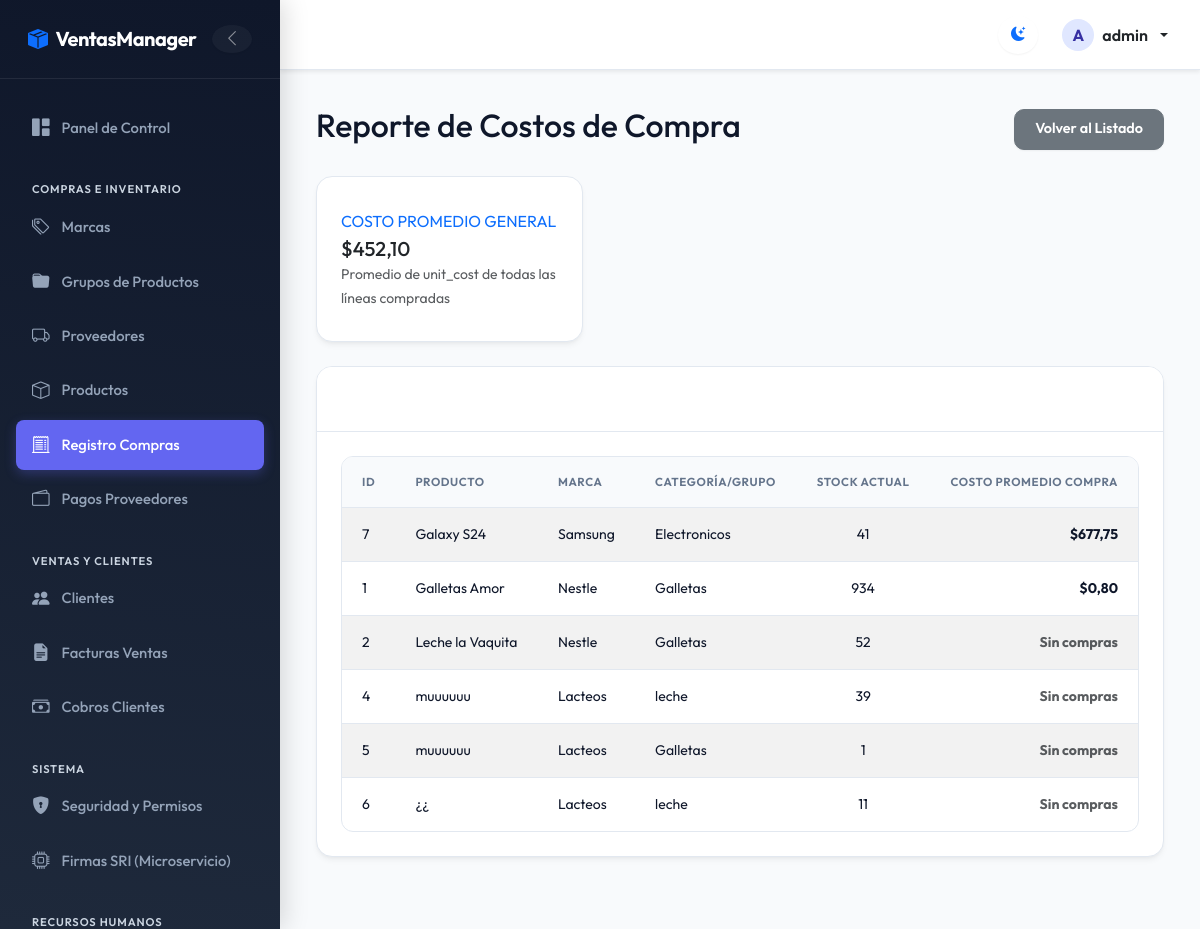
The app's page /purchases/report/ (signed in) with its own data.
### billing/models.py (models this page shows, shortened)
class Product(models.Model):
    name = models.CharField(max_length=200, verbose_name='Product Name')
    description = models.TextField(default="", verbose_name='Descripción')
    brand = models.ForeignKey(Brand, on_delete=models.PROTECT, related_name='products')
    group = models.ForeignKey(ProductGroup, on_delete=models.PROTECT, related_name='products')
    suppliers = models.ManyToManyField(Supplier, related_name='products', blank=True)
    unit_price = models.DecimalField(max_digits=12, decimal_places=2)
    stock = models.IntegerField(default=0)
    image = models.ImageField(upload_to='products/', blank=True, null=True, verbose_name='Imagen')
    is_active = models.BooleanField(default=True)
    created_at = models.DateTimeField(auto_now_add=True)
    updated_at = models.DateTimeField(auto_now=True)
    class Meta:
        verbose_name = 'Product'
        verbose_name_plural = 'Products'
        ordering = ['name']
        permissions = [
            ("download_product_pdf", "Can download Product PDF report"),
            ("download_product_excel", "Can download Product Excel report"),
            ("detail_product", "Can view Product detail modal"),
        ]

class Brand(models.Model):
    name = models.CharField(max_length=100, unique=True, verbose_name='Brand Name')
    description = models.TextField(blank=True, null=True)
    image = models.ImageField(upload_to='brands/', blank=True, null=True, verbose_name='Imagen de Marca')
    is_active = models.BooleanField(default=True)
    created_at = models.DateTimeField(auto_now_add=True)
    updated_at = models.DateTimeField(auto_now=True)
    class Meta:
        verbose_name = 'Brand'
        verbose_name_plural = 'Brands'
        ordering = ['name']
        permissions = [
            ("download_brand_pdf", "Can download Brand PDF report"),
            ("download_brand_excel", "Can download Brand Excel report"),
            ("detail_brand", "Can view Brand detail modal"),
        ]

class ProductGroup(models.Model):
    name = models.CharField(max_length=100, unique=True, verbose_name='Group Name')
    is_active = models.BooleanField(default=True)
    created_at = models.DateTimeField(auto_now_add=True)
    updated_at = models.DateTimeField(auto_now=True)
    class Meta:
        verbose_name = 'Product Group'
        verbose_name_plural = 'Product Groups'
        ordering = ['name']
        permissions = [
            ("download_productgroup_pdf", "Can download ProductGroup PDF report"),
            ("download_productgroup_excel", "Can download ProductGroup Excel report"),
            ("detail_productgroup", "Can view ProductGroup detail modal"),
        ]

### purchasing/views.py (the view)
# urls.py: path('report/', views.purchase_report, name='purchase_report'),
@login_required
@permission_required('purchasing.view_purchase')
def purchase_report(request):
    products = Product.objects.annotate(
        avg_cost=Avg('purchase_details__unit_cost')
    ).select_related('brand', 'group').order_by('name')
    overall_avg = PurchaseDetail.objects.aggregate(avg_cost=Avg('unit_cost'))['avg_cost'] or Decimal('0.00')
    context = {
        'products': products,
        'overall_avg': overall_avg,
    }
    return render(request, 'purchasing/purchase_report.html', context)

### billing/context_processors.py (called while the page is built)
def sri_settings(request):
    sri_url = getattr(settings, 'SRI_MICROSERVICE_URL', 'https://sri-microservice.vercel.app/firmar-y-enviar')
    base_url = sri_url.rsplit('/', 1)[0]
    return {
        'SRI_MICROSERVICE_CONFIG_URL': f"{base_url}/configurar"
    }

### security/templatetags/security_tags.py (called while the page is built)
@register.filter(name='has_group')
def has_group(user, group_name):
    if not user.is_authenticated:
        return False
    if user.is_superuser:      # el superusuario ve todo
        return True
    return user.groups.filter(name=group_name).exists()

### purchasing/templates/purchasing/purchase_report.html (shortened to what this page needs)
{% extends 'billing/base.html' %}
{% block content %}
<div class="d-flex justify-content-between align-items-center mb-4">
  <h2>Reporte de Costos de Compra</h2>
  <a href="{% url 'purchasing:purchase_list' %}" class="btn btn-secondary">Volver al Listado</a>
</div>
<div class="row mb-4">
  <div class="col-md-4">
    <div class="card border-left-primary shadow h-100 py-2 border-primary border-3 border-top-0 border-right-0 border-bottom-0">
      <div class="card-body">
        <div class="row no-gutters align-items-center">
          <div class="col mr-2">
            <div class="text-xs font-weight-bold text-primary text-uppercase mb-1">
              Costo Promedio General
            </div>
            <div class="h5 mb-0 font-weight-bold text-gray-800">
              ${{ overall_avg|floatformat:2 }}
            </div>
            <small class="text-muted">Promedio de unit_cost de todas las líneas compradas</small>
          </div>
        </div>
      </div>
    </div>
  </div>
</div>
<div class="card shadow mb-4">
  <div class="card-header bg-dark text-white">
    <h5 class="mb-0">Costo Promedio de Adquisición por Producto</h5>
  </div>
  <div class="card-body p-0">
    <div class="table-responsive">
      <table class="table table-striped table-hover mb-0">
        <thead class="table-dark">
          <tr>
            <th>ID</th>
            <th>Producto</th>
            <th>Marca</th>
            <th>Categoría/Grupo</th>
            <th class="text-center">Stock Actual</th>
            <th class="text-end">Costo Promedio Compra</th>
          </tr>
        </thead>
        <tbody>
          {% for product in products %}
          <tr>
            <td>{{ product.id }}</td>
            <td>{{ product.name }}</td>
            <td>{{ product.brand.name }}</td>
            <td>{{ product.group.name }}</td>
            <td class="text-center">{{ product.stock }}</td>
            <td class="text-end fw-bold text-primary">
              {% if product.avg_cost %}
                ${{ product.avg_cost|floatformat:2 }}
              {% else %}
                <span class="text-muted">Sin compras</span>
              {% endif %}
            </td>
          </tr>
          {% empty %}
          <tr>
            <td colspan="6" class="text-center py-4">No hay productos en el sistema.</td>
          </tr>
          {% endfor %}
        </tbody>
      </table>
    </div>
  </div>
</div>
{% endblock %}

### billing/templates/billing/base.html (shortened to what this page needs)
{% load security_tags %}
{% load static %}
<!DOCTYPE html>
<html lang="es">
<head>
  <link href="https://cdn.jsdelivr.net/npm/bootstrap@5.3.0/dist/css/bootstrap.min.css" rel="stylesheet">
  <link rel="stylesheet" href="https://cdn.jsdelivr.net/npm/bootstrap-icons@1.10.5/font/bootstrap-icons.css">
  <link rel="stylesheet" href="{% static 'css/custom.css' %}">
</head>
<body>
  <div class="app-container {% if not user.is_authenticated %}no-sidebar{% endif %}" id="appContainer">
    {% if user.is_authenticated %}
    <aside class="sidebar" id="sidebar">
      <div class="sidebar-header d-flex align-items-center justify-content-between">
        <a class="sidebar-brand d-flex align-items-center gap-2" href="{% url 'billing:home' %}">
          <i class="bi bi-box-seam-fill text-primary"></i>
          <span>VentasManager</span>
        </a>
        <button id="sidebarToggleCompact" class="btn btn-link text-white-50 p-0 border-0 d-none d-lg-flex align-items-center justify-content-center" style="width: 28px; height: 28px; border-radius: 50% !important; transition: all 0.2s;" title="Compactar menú">
          <i id="compactIcon" class="bi bi-chevron-left" style="font-size: 1.1rem;"></i>
        </button>
      </div>
      <div class="sidebar-content">
        <ul class="sidebar-menu">
            <li class="sidebar-item">
              <a href="{% url 'billing:home' %}" class="sidebar-link {% if request.resolver_match.view_name == 'billing:home' %}active{% endif %}">
                <i class="bi bi-grid-1x2-fill"></i> <span>Panel de Control</span>
              </a>
            </li>
            {% if user|has_group:'Compras' or user|has_group:'Administrador' or user|has_group:'Gerente' %}
            <li class="sidebar-category">Compras e Inventario</li>
            <li class="sidebar-item">
              <a href="{% url 'billing:brand_list' %}" class="sidebar-link {% if 'brand' in request.path %}active{% endif %}">
                <i class="bi bi-tags"></i> <span>Marcas</span>
              </a>
            </li>
            <li class="sidebar-item">
              <a href="{% url 'billing:productgroup_list' %}" class="sidebar-link {% if 'productgroup' in request.path %}active{% endif %}">
                <i class="bi bi-folder-fill"></i> <span>Grupos de Productos</span>
              </a>
            </li>
            <li class="sidebar-item">
              <a href="{% url 'billing:supplier_list' %}" class="sidebar-link {% if 'supplier' in request.path %}active{% endif %}">
                <i class="bi bi-truck"></i> <span>Proveedores</span>
              </a>
            </li>
            <li class="sidebar-item">
              <a href="{% url 'billing:product_list' %}" class="sidebar-link {% if 'product/' in request.path or 'product_list' in request.resolver_match.view_name %}active{% endif %}">
                <i class="bi bi-box"></i> <span>Productos</span>
              </a>
            </li>
            <li class="sidebar-item">
              <a href="{% url 'purchasing:purchase_list' %}" class="sidebar-link {% if 'purchases' in request.path %}active{% endif %}">
                <i class="bi bi-receipt-cutoff"></i> <span>Registro Compras</span>
              </a>
            </li>
            <li class="sidebar-item">
              <a href="{% url 'pagos:pagos_compras_home' %}" class="sidebar-link {% if 'cobros/compras' in request.path or 'cobros/pagar' in request.path %}active{% endif %}">
                <i class="bi bi-wallet2"></i> <span>Pagos Proveedores</span>
              </a>
            </li>
            {% endif %}
            {% if user|has_group:'Ventas' or user|has_group:'Administrador' or user|has_group:'Gerente' %}
            <li class="sidebar-category">Ventas y Clientes</li>
            <li class="sidebar-item">
              <a href="{% url 'billing:customer_list' %}" class="sidebar-link {% if 'customer' in request.path %}active{% endif %}">
                <i class="bi bi-people-fill"></i> <span>Clientes</span>
              </a>
            </li>
            <li class="sidebar-item">
              <a href="{% url 'billing:invoice_list' %}" class="sidebar-link {% if 'invoice' in request.path %}active{% endif %}">
                <i class="bi bi-file-earmark-text-fill"></i> <span>Facturas Ventas</span>
              </a>
            </li>
            <li class="sidebar-item">
              <a href="{% url 'pagos:pagos_home' %}" class="sidebar-link {% if 'cobros/' in request.path and not 'compras' in request.path and not 'pagar' in request.path %}active{% endif %}">
                <i class="bi bi-cash-stack"></i> <span>Cobros Clientes</span>
              </a>
            </li>
            {% endif %}
            {% if user|has_group:'Administrador' %}
            <li class="sidebar-category">Sistema</li>
            <li class="sidebar-item">
              <a href="{% url 'security:security_home' %}" class="sidebar-link {% if 'security' in request.path %}active{% endif %}">
                <i class="bi bi-shield-lock-fill"></i> <span>Seguridad y Permisos</span>
              </a>
            </li>
            <li class="sidebar-item">
              <a href="{{ SRI_MICROSERVICE_CONFIG_URL }}" target="_blank" class="sidebar-link">
                <i class="bi bi-cpu"></i> <span>Firmas SRI (Microservicio)</span>
              </a>
            </li>
            {% endif %}
            {% if user|has_group:'Administrador' %}
            <li class="sidebar-category">Recursos Humanos</li>
            {% endif %}
        </ul>
      </div>
    </aside>
    {% endif %}
    <div class="main-wrapper">
      <header class="topbar shadow-sm">
        <div class="topbar-actions">
          <button id="themeToggle" class="btn btn-link text-body p-2 border-0" aria-label="Cambiar tema" style="font-size: 1.25rem; display: flex; align-items: center; justify-content: center; width: 38px; height: 38px; border-radius: 50% !important; background: transparent;">
            <i id="themeToggleIcon" class="bi bi-moon-stars-fill text-primary"></i>
          </button>
          {% if user.is_authenticated %}
          <div class="dropdown">
            <a class="dropdown-toggle text-body text-decoration-none fw-semibold d-flex align-items-center gap-2" href="#" id="userMenu" data-bs-toggle="dropdown" aria-expanded="false">
              <div class="rounded-circle bg-primary-subtle text-primary d-flex align-items-center justify-content-center text-uppercase fw-bold" style="width: 32px; height: 32px;">
                {{ user.username|slice:":1" }}
              </div>
              <span class="d-none d-sm-inline">{{ user.username }}</span>
            </a>
          </div>
          {% else %}
          <a href="{% url 'login' %}" class="btn btn-primary btn-sm">Iniciar Sesión</a>
          {% endif %}
        </div>
      </header>
      <main class="main-content">
        {% block content %}{% endblock %}
      </main>
    </div>
  </div>
</body>
</html>

### records on screen
Product: id "7", name "Galaxy S24", brand.name "Samsung", group.name "Electronicos", stock "41", avg_cost "677,75"
Product: id "1", name "Galletas Amor", brand.name "Nestle", group.name "Galletas", stock "934", avg_cost "0,80"
Product: id "2", name "Leche la Vaquita", brand.name "Nestle", group.name "Galletas", stock "52", shows "Sin compras"
Product: id "4", name "muuuuuu", brand.name "Lacteos", group.name "leche", stock "39", shows "Sin compras"
Product: id "5", name "muuuuuu", brand.name "Lacteos", group.name "Galletas", stock "1", shows "Sin compras"
Product: id "6", name "¿¿", brand.name "Lacteos", group.name "leche", stock "11", shows "Sin compras"

### other values on screen
{{ user.username|slice:":1" }} "A"
{{ user.username }} "admin"
{{ overall_avg|floatformat:2 }} "452,10"
